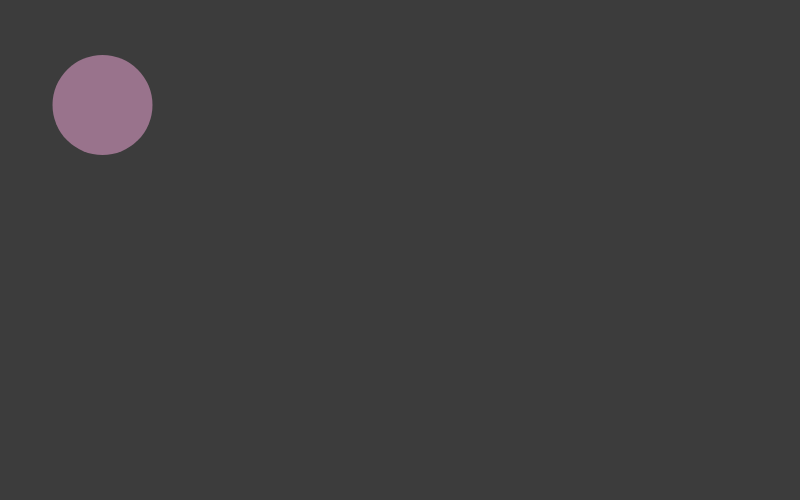
Frame 1 (no input)
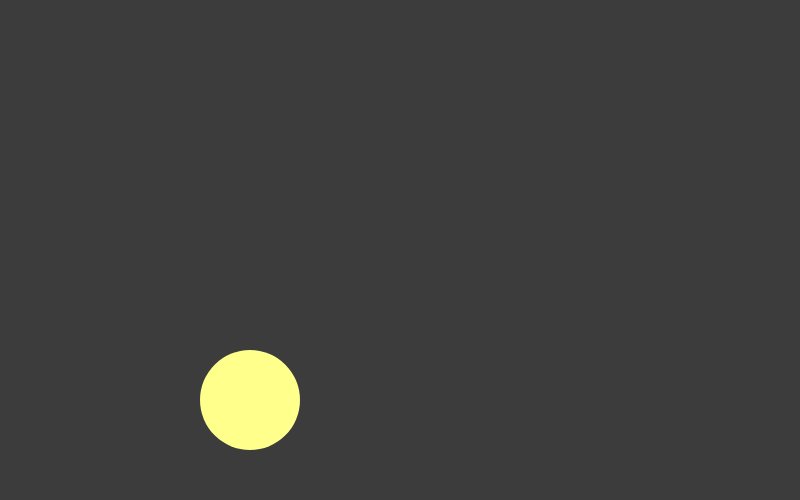
Frame 60 (no input)
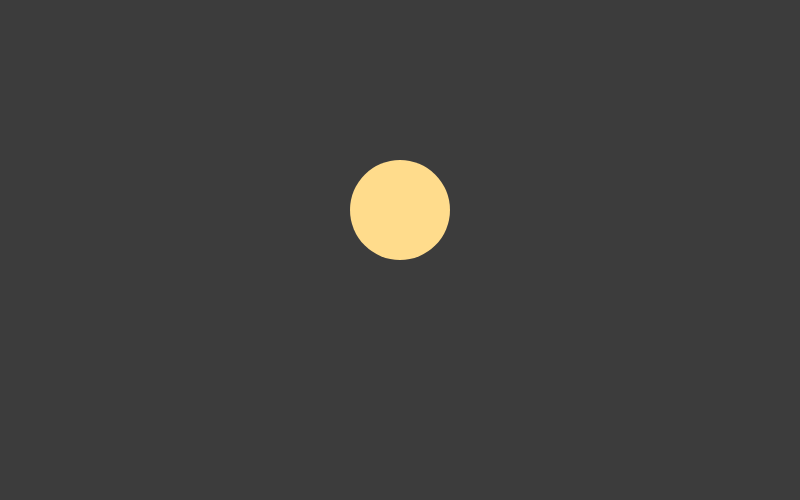
Frame 120 (the mouse pressed at the canvas centre since frame 60)

The p5.js sketch that drew these frames (run headless with seeded random() and noise() and a simulated clock; from frame 60 on, the mouse is pressed at the canvas centre):

// p5.js sketch
// ── sketch.js
// Location
var position;
var velocity;

function setup() {
  var cnv = createCanvas(800, 500);
  background(60,60,60);
  position = createVector(100,100);
  velocity = createVector(2.5,5);

}

function draw() {
  background(60,60,60);
// Radius relative to the final display ball (helper to calculate bouncing)
  var radius = 50;

// Move the ball according to the speed variables
  position.add(velocity);

// Check for canvas limits for bouncing effects
  if ((position.x > width - radius) || (position.x < radius)) {
    velocity.x = velocity.x * -1;
  }
  if((position.y > height - radius) || (position.y < radius)) {
    velocity.y = velocity.y * -1;
  }

  strokeWeight(0);
  fill(position.x + 50, position.y+10, 140);

  // Display the ball
  ellipse(position.x, position.y, 100, 100)
}
